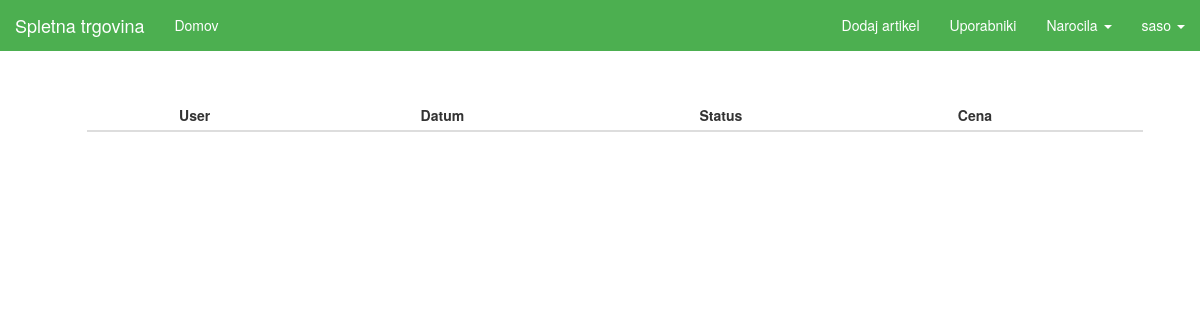
/seller/all-orders (signed in), run on an earlier commit of the app's database.
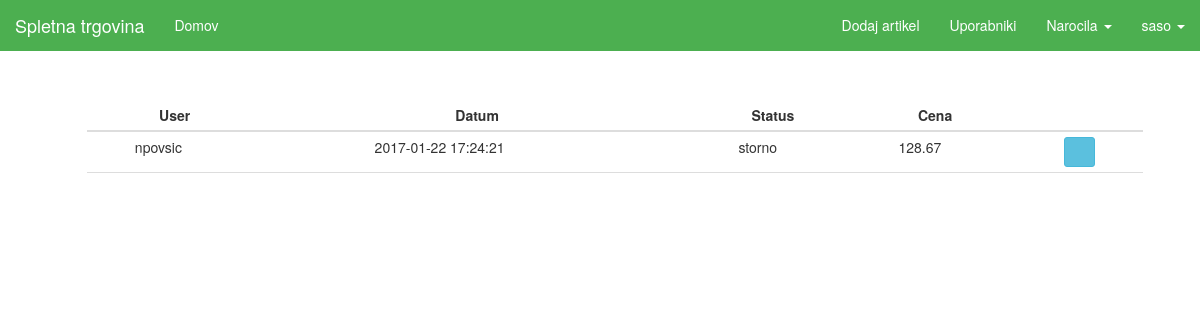
And on a later commit of the database.
### tables this page shows
CREATE TABLE `receipt` (
  `id_receipt` int(11) NOT NULL AUTO_INCREMENT,
  `id_user` int(11) DEFAULT NULL,
  `date` timestamp NULL DEFAULT CURRENT_TIMESTAMP,
  `status` varchar(45) NOT NULL,
  `total_cost` double DEFAULT NULL,
  PRIMARY KEY (`id_receipt`)
);

CREATE TABLE `users` (
  `id_user` int(11) NOT NULL AUTO_INCREMENT,
  `first_name` varchar(45) NOT NULL,
  `last_name` varchar(45) DEFAULT NULL,
  `username` varchar(45) DEFAULT NULL,
  `password` longtext,
  `email` varchar(45) DEFAULT NULL,
  `phone_num` varchar(45) DEFAULT NULL,
  `address` varchar(45) DEFAULT NULL,
  `city` varchar(45) DEFAULT NULL,
  `country` varchar(45) DEFAULT NULL,
  `active_user` int(11) NOT NULL,
  `token` int(11) NOT NULL,
  PRIMARY KEY (`id_user`),
  UNIQUE KEY `username_UNIQUE` (`username`),
  UNIQUE KEY `email_UNIQUE` (`email`)
);

### View.php (called while the page is built, shortened)
<?php
class View {
    public static function render($file, $variables = array(), $extract) {
        include($file);
        return ob_get_clean();
    }
}

### sql/DBReceipt.php (called while the page is built, shortened)
<?php
class DBReceipt {
    public static function getReceipts() {
        $db = InitDB::getInstance();
        $stmt = $db->prepare("SELECT * FROM receipt WHERE status != ?");
        $stmt->bindValue(1, "unprocessed");
        $stmt->execute();
        return $stmt->fetchAll();
    }
    public static function getUser($id) {
        $db = InitDB::getInstance();
        $stmt = $db->prepare("SELECT username FROM users WHERE id_user = ?");
        $stmt->bindValue(1, $id);
        $stmt->execute();
        return $stmt->fetch();
    }
}

### view/seller/all_orders.php (the view, shortened to what the changed rows need)
<!DOCTYPE html>
<html>
<head>
    <?php
    require_once("sql/DBReceipt.php");
    include "view/partials/head.php";
    ?>
</head>
<body>
    <?php include "view/partials/navigation_seller.php"; ?>
    <div class="container">
     <div class="container">
        <div class="wrapper">
            <div class="row active-with-click">
                <table id="cart" class="table table-condensed">
                    <thead>
                    <tr>
                        <th class="text-center text-middle">User</th>
                        <th class="text-center text-middle">Datum</th>
                        <th class="text-center text-middle">Status</th>
                        <th class="text-center text-middle">Cena</th>
                        <th></th>
                    </tr>
                    </thead>
                    <tbody>
                <?php
                    foreach ($variables as $item) { ?>
                        <tr>
                            <td class="text-center text-middle" data-th="name">
                                <div class="row">
                                    <div class="col-sm-10">
                                        <p class="nomargin"><?php echo DBReceipt::getUser($item['id_user'])['username'] ?></p>
                                    </div>
                                </div>
                            </td>
                            <td class="text-center text-middle" data-th="username">
                                <div class="row">
                                    <div class="col-sm-10">
                                        <p class="nomargin"><?php echo $item['date'] ?></p>
                                    </div>
                                </div>
                            </td>
                            <td class="text-center text-middle" data-th="email">
                                <div class="row">
                                    <div class="col-sm-10">
                                        <p class="nomargin"><?php echo $item['status'] ?></p>
                                    </div>
                                </div>
                            </td>
                            <td class="text-center text-middle" data-th="address">
                                <div class="row">
                                    <div class="col-sm-10">
                                        <p class="nomargin"><?php echo $item['total_cost'] ?></p>
                                    </div>
                                </div>
                            </td>
                            <td class="actions text-center text-middle" data-th="edit">
                                <form action="<?php echo BASE_URL . "seller/" ?>all-orders/info" method="get">
                                    <button class="btn btn-info btn-sm" type="submit">
                                        <i class="glyphicon glyphicon-question-sign"></i>
                                    </button>
                                </form>
                            </td>
                        </tr>
                        <?php
                    }
                    ?>
                    </tbody>
                    <tfoot>
                    <td></td>
                    <td></td>
                    <td></td>
                    <td></td>
                    <td></td>
                    </tfoot>
                </table>
            </div>
        </div>
    </div>
</body>
</html>

### index.php (shortened to what the changed rows need)
<?php
$path = isset($_SERVER["PATH_INFO"]) ? trim($_SERVER["PATH_INFO"], "/") : "";
$urls = [
    "/^$/" => function () {
        Controller::index();
    },
    "/login$/" => function($method) {
        if ($method == "POST") {
            Controller::login();
        } else {
            Controller::login_page();
        }
    },
    "/logout$/" => function() {
        Controller::logout();
    },
    "/register$/" => function($method) {
        if ($method == "POST") {
            Controller::register();
        } else {
            Controller::login_page();
        }
    },
    "/^register\/activate.*/" => function($method, $id = null, $token = null) {
        $id = $_GET['user'];
        $token = $_GET['token'];
        Controller::activation($id, $token);
    },
    "/^article\/(\d+)$/" => function($method, $id = null) {
        Controller::details_page($id);
    },
    "/search.*/" => function($method) {
        Controller::search();
    },
    "/add-to-cart$/" => function () {
        Controller::addToCart();
    },
    "/remove-cart$/" => function () {
        Controller::removeFromCart();
    },
    "/update-cart$/" => function () {
        Controller::updateCart();
    },
    "/purge-cart$/" => function () {
        Controller::purgeCart();
    },
    "/cart-confirm$/" => function($method) {
        Controller::cartConfirm();
    },
    "/cart$/" => function($method) {
        Controller::cart();
    },
    "/checkout$/" => function($method) {
        Controller::checkout();
    },
    "/^article\/rate$/" => function($method, $id = null) {
        Controller::rate();
    },
    "/wip/" => function() {
        Controller::wip();
    },
    "/^user\/(\w+)\/edit$/" => function($method, $username) {
        if (isset($_SESSION['user']) && ($_SESSION['user'] == $username)) {
            if ($method == "POST") {
                Controller::edit_user($_SESSION['id']);
            } else {
                Controller::edit_user_page($_SESSION['id']);
            }
        }
        else {
            View::redirect(BASE_URL);
        }
    },
    "/^user\/(\w+)\/orders\/info$/" => function($method) {
        Controller::order_details($method);
    },
    "/^user\/(\w+)\/orders$/" => function($method, $username) {
        if (isset($_SESSION['user']) && ($_SESSION['user'] == $username)) {
            Controller::user_orders($_SESSION['id']);
        }
        else {
            View::redirect(BASE_URL);
        }
    },
    "/api\/articles$/" => function() {
        APIController::index();
    },
    "/api\/article\/(\d+)$/" => function($method, $id = null) {
        APIController::get_article($id);
    },
    "/^admin$/" => function($method) {
        if ($method == "POST") {
            AdminController::login();
        } else {
            AdminController::login_page();
        }
    },
    "/^admin\/edit$/" => function($method, $id = null) {
        if ($method == "POST") {
            AdminController::edit_admin($id);
        } else {
            AdminController::edit_admin_page($id);
        }
    },
    "/^admin\/edit\/(\d+)$/" => function($method, $id = null) {
        if ($method == "POST") {
            AdminController::edit_seller($id);
        } else {
            AdminController::edit_seller_page($id);
        }
    },
    "/^admin\/add$/" => function($method) {
        if ($method == "POST") {
            AdminController::add_seller();
        } else {
            AdminController::add_seller_page();
        }
    },
    "/^seller$/" => function() {
        SellerController::index();
    },
    "/^seller\/(\w+)\/edit$/" => function($method, $username) {
        if (isset($_SESSION['seller']) && ($_SESSION['seller'] == $username)) {
            if ($method == "POST") {
                SellerController::edit_seller($_SESSION['id']);
            } else {
                SellerController::edit_seller_page($_SESSION['id']);
            }
        }
        else {
            View::redirect(BASE_URL);
        }
    },
    "/^seller\/edit\/(\d+)$/" => function($method, $id = null) {
        if ($method == "POST") {
            SellerController::edit_article($id);
        } else {
            SellerController::edit_article_page($id);
        }
    },
    "/^seller\/delete\/(\d+)$/" => function($method, $id = null) {
        SellerController::delete_article($id);
    },
    "/^seller\/add$/" => function($method) {
        if ($method == "POST") {
            SellerController::add_article();
        } else {
            SellerController::add_article_page();
        }
    },
    "/^seller\/unprocessed-orders$/" => function($method) {
        SellerController::unprocessed_orders();
    },
    "/^seller\/unprocessed-orders\/confirm$/" => function($method) {
        SellerController::confirm_order($method);
    },
    "/^seller\/unprocessed-orders\/cancel$/" => function($method) {
        SellerController::cancel_order($method);
    },
    "/^seller\/all-orders\/storno$/" => function($method) {
        SellerController::storno_order($method);
    },
    "/^seller\/unprocessed-orders\/info$/" => function($method) {
        SellerController::unprocessed_order_details($method);
    },
    "/^seller\/all-orders\/info$/" => function($method) {
        SellerController::order_details($method);
    },
    "/^seller\/all-orders$/" => function($method) {
        SellerController::all_orders();
    },
    "/^seller\/all-users$/" => function($method) {
        SellerController::all_users();
    },
    "/^seller\/all-users\/edit\/(\d+)$/" => function($method, $id = null) {
        if ($method == "POST") {
            SellerController::edit_user($id);
        } else {
            SellerController::edit_user_page($id);
        }
    },
    "/^seller\/all-users\/add$/" => function($method, $id = null) {
        if ($method == "POST") {
            SellerController::add_user();
        } else {
            SellerController::add_user_page();
        }
    },
];
foreach ($urls as $pattern => $controller) {
    if (preg_match($pattern, $path, $params)) {
        try {
            $params[0] = $_SERVER["REQUEST_METHOD"];
            $controller(...$params);
        } catch (InvalidArgumentException $e) {
            View::error404();
        } catch (Exception $e) {
            View::displayError($e, true);
        }
        exit();
    }
}

### view/partials/navigation_seller.php (shortened to what the changed rows need)
<nav class="navbar navbar_seller navbar-fixed-top">
    <div class="container_nav">
        <div class="navbar-header">
            <a class="navbar-brand" href="<?php echo BASE_URL ?>">Spletna trgovina</a>
        </div>
        <div id="navbar" class="collapse navbar-collapse">
            <ul class="nav navbar-nav">
                <li><a href="<?php echo BASE_URL ?>">Domov</a></li>
            </ul>
            <ul class="nav navbar-nav pull-right">
                <li><a href="<?php echo SELLER_URL ?>add">Dodaj artikel</a></li>
                <li><a href="<?php echo SELLER_URL ?>all-users">Uporabniki</a></li>
                <li class="dropdown">
                    <a class="dropdown-toggle" data-toggle="dropdown">Narocila
                        <span class="caret"></span></a>
                </li>
                <?php
                if (isset($_SESSION['logged_in']) && $_SESSION['logged_in'] == true && isset($_SESSION['seller'])) {
                    ?>
                    <li class="dropdown">
                        <a class="dropdown-toggle" data-toggle="dropdown" href="#"><?php echo $_SESSION["seller"] ?>
                            <span class="caret"></span></a>
                    </li>
                    <?php
                } else {
                    ?>
                    <?php
                }
                ?>
            </ul>
        </div>
    </div>
</nav>

What changed in the data, as far as the page shows it:
added receipt: id_user.username "npovsic", date "2017-01-22 17:24:21", status "storno", total_cost "128.67"
